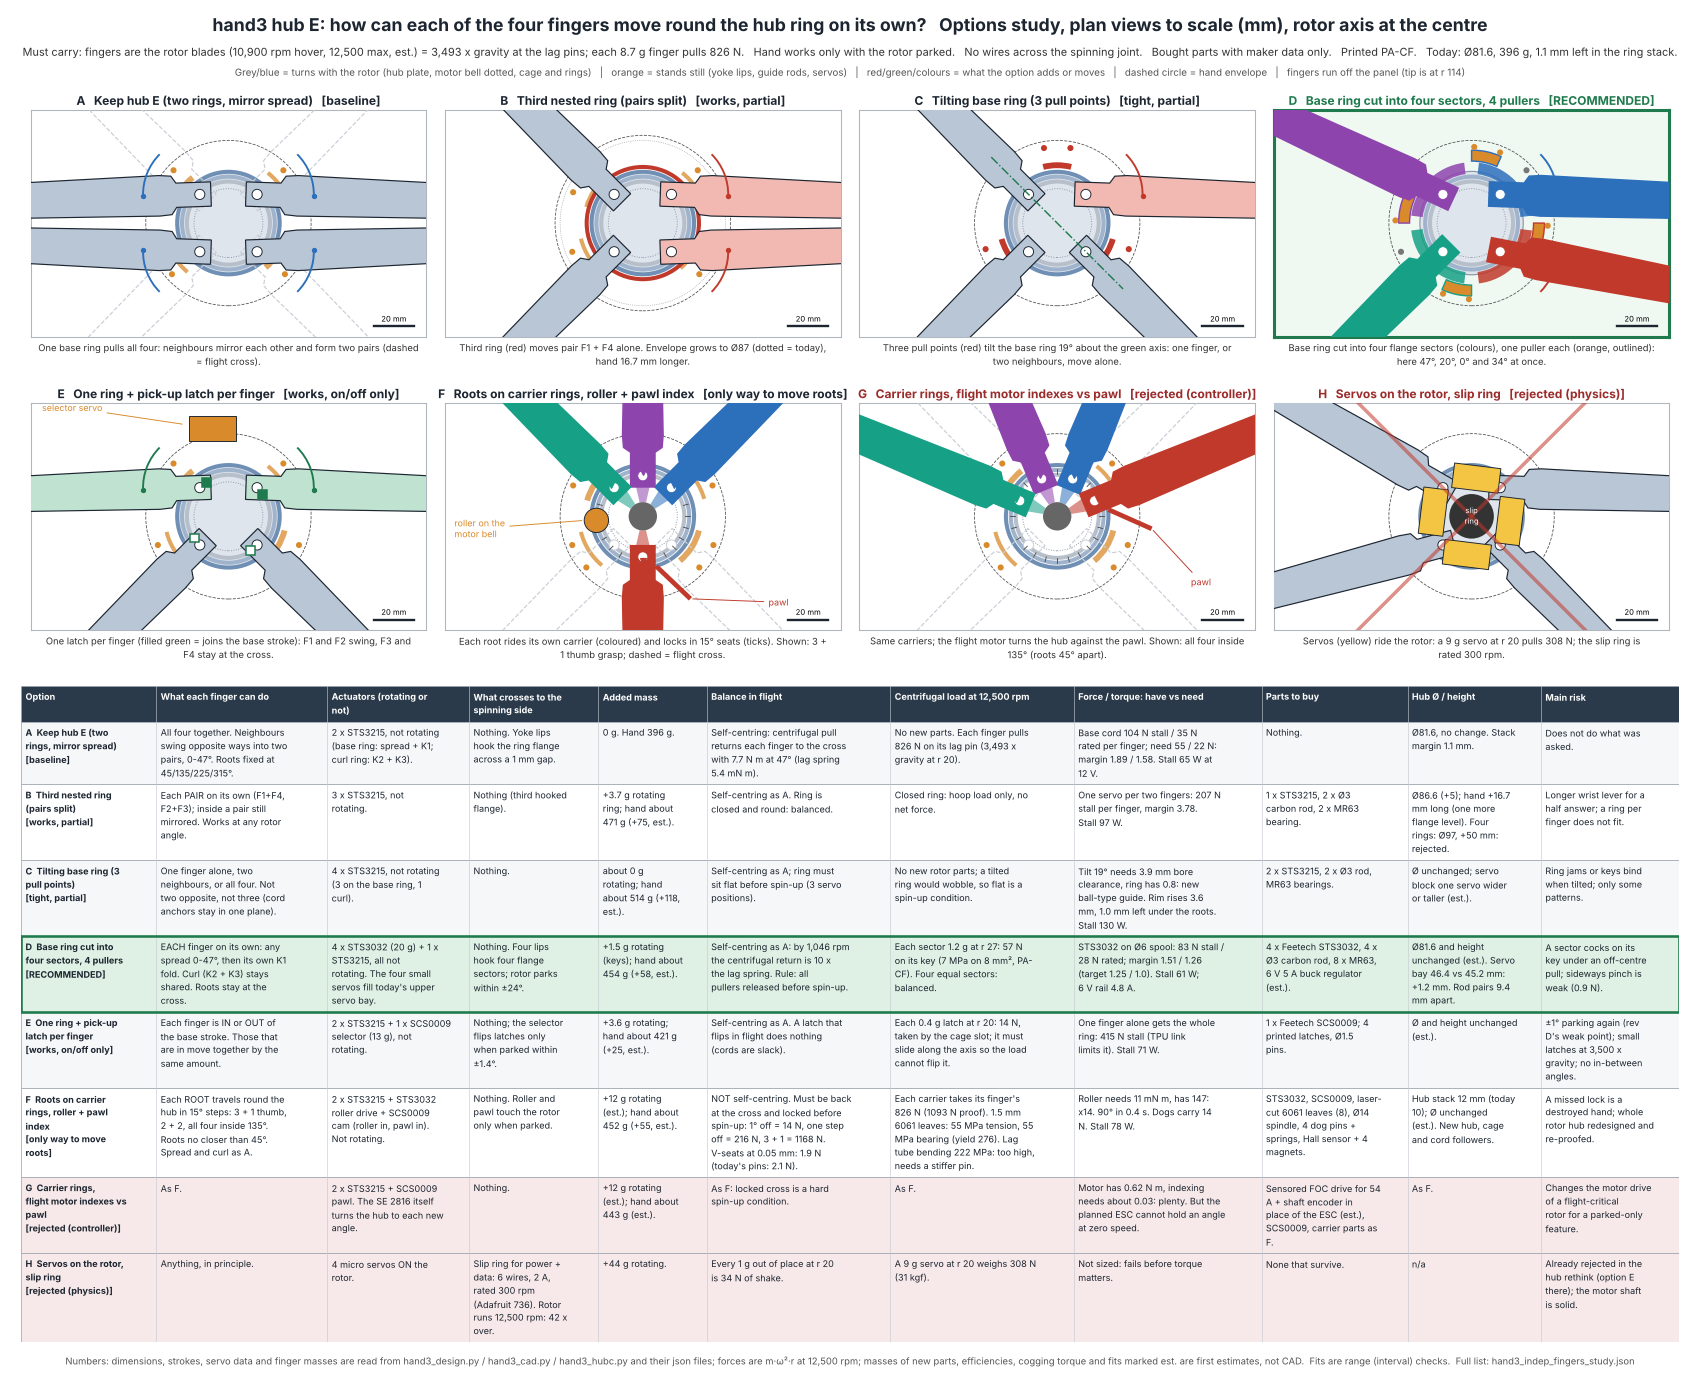

Here is the Python script that generated this plot:
"""Options study (no CAD): how can each of hand3's four fingers move round the hub ring on its own?

Dimensions come from hand3e/hand3_design.py, hand3_cad.py and hand3_hubc.py (hub E), so the plan panels are to scale.
Two readings are covered: (a) each finger's lag (swing) angle set separately, (b) each finger's root travels round the hub.
Writes hand3_indep_fingers_study.png and hand3_indep_fingers_study.json.  Run from cephalo2/:  python3 hand3_indep_fingers_study.py
Units mm, N, g, deg.  Everything not read from a module or a maker's sheet is an estimate and is marked est.
"""
import os, sys, json, textwrap
import numpy as np, matplotlib
matplotlib.use("Agg")
import matplotlib.pyplot as plt
from matplotlib.patches import Circle, Polygon, Wedge, Rectangle, FancyArrowPatch

HERE = os.path.dirname(os.path.abspath(__file__)); E_DIR = os.path.join(HERE, "hand3e")
sys.path.insert(0, E_DIR); _cwd = os.getcwd(); os.chdir(E_DIR)
import hand3_design as H
import hand3_cad as C
import hand3_hubc as E
HUBC = json.load(open("hand3_hubc.json")); THR = json.load(open("hand3_thrust_cad.json")); PARTS = json.load(open("hand3_cad_parts.json"))
os.chdir(_cwd)

rnd = lambda v, n=1: round(float(v), n)
def overlap(a, b): return min(a[1], b[1]) - max(a[0], b[0])          # > 0: the two ranges overlap by this much; < 0: gap

# ------------------------------------------------------------------ common loads
RPM_MAX, RPM_HOVER = 12500.0, 10900.0                                # est. (task brief; hand3_thrust_cad.json: 11,292-12,472 rpm at full thrust)
W = 2 * np.pi * RPM_MAX / 60; W2 = W * W
def cf(m_g, r_mm, w2=W2): return m_g * 1e-3 * w2 * r_mm * 1e-3      # centrifugal force, N
G_AT_LAG = W2 * H.R_LAG * 1e-3 / 9.81

# finger mass and centre of mass from the CAD solids (rotor frame, finger 0 straight at the flight cross)
_P = C.parts(); _Fr = C.finger_frames(0, 0.0, (0, 0, 0)); _m = 0.0; _mom = np.zeros(3)
for _n, _f in (("root_grip", 0), ("phalanx1", 1), ("pad1", 1), ("phalanx2", 2), ("pad2", 2), ("phalanx3", 3), ("pad3", 3)):
    _t = C.to_trimesh(C.app(_P[_n], _Fr[_f])); _m += PARTS[_n]["mass_g"]; _mom += PARTS[_n]["mass_g"] * _t.center_mass
M_F = _m; COM = _mom / _m; R_COM = float(np.hypot(COM[0], COM[1]))
PIN = (C.rot("z", H.FINGER_AZ[0]) @ np.array([H.R_LAG, 0, 0]))[:2]; D_COM = float(np.hypot(*(COM[:2] - PIN)))
F_FINGER = cf(M_F, R_COM); F_FINGER_PROOF = F_FINGER * 1.15 ** 2
K_RESTORE = M_F * 1e-3 * W2 * H.R_LAG * 1e-3 * D_COM * 1e-3            # N m per sin(lag): centrifugal pulls every finger back to the cross
T_RESTORE_47 = K_RESTORE * np.sin(np.radians(H.SPREAD_MAX))
RPM_10X = RPM_MAX * np.sqrt(10 * E.LAG_SPRING / T_RESTORE_47)          # rpm where the centrifugal restoring torque at 47 deg is 10 x the lag spring
IMB_STUCK = M_F * 1e-3 * W2 * 2 * D_COM * 1e-3 * np.sin(np.radians(H.SPREAD_MAX / 2))   # one finger held at 47 deg at full speed (cannot happen: see K_RESTORE)
def imb_az(deg): return F_FINGER * 2 * np.sin(np.radians(deg) / 2)     # rotor imbalance force when one finger root sits deg off its cross azimuth
def imb_set(az):                                                       # rotor imbalance force for four finger azimuths
    a = np.radians(az); return F_FINGER * float(np.hypot(np.cos(a).sum(), np.sin(a).sum()))

# what a finger needs from its base cord (hand3_design requirement: 5 N peak / 2 N hold at the middle of the tip phalanx)
F_PEAK_NEED = H.joint_torques(H.F_TIP_PEAK)[0] / (E.LEVER[0] * 1e-3); F_HOLD_NEED = H.joint_torques(H.F_TIP_HOLD)[0] / (E.LEVER[0] * 1e-3)
F_STALL_E, F_RATED_E = HUBC["base"]["F_stall_finger"], HUBC["base"]["F_rated_finger"]
ETA_E = E.ETA_SPOOL * E.ETA_GUIDE * 2.0 / (1.0 / E.ETA_IDLER + 1.0 / E.ETA_IDLER ** 3)
LAG_TRAVEL = E.E_LAG * np.radians(H.SPREAD_MAX)                        # ring stroke that is pure spread (before K1 starts to fold)
F_LAG_NEED = E.LAG_SPRING / (E.E_LAG * 1e-3)                           # cord pull to overcome the lag spring
ARM_TIP = H.R_TIP - H.PH[2] / 2 - H.R_LAG                              # lag pin -> middle of the tip phalanx
def side_force(F_cord): return F_cord * E.E_LAG / ARM_TIP              # sideways (in-plane) fingertip force from the lag lever
MASS_E = HUBC["mass"]["total"]; R_MAX_E = HUBC["envelope"]["r_max"]
STACK_MARGIN_E = E.Z_FL_IN[0] - E.TRAVEL_C - (E.Z_SERVO_TOP + E.BRIDGE_T)   # curl flange at full stroke above the servo block
S15 = E.SERVO; S32 = H.SERVOS["STS3032"]; S09 = H.SERVOS["SCS0009"]   # Feetech maker data already in the project
P_STALL_E = 2 * S15["stall_A"] * 12.0

# ------------------------------------------------------------------ option checks
CHK = {}
# A keep
CHK["A"] = dict(F_stall_finger=F_STALL_E, F_rated_finger=F_RATED_E, margin_peak=rnd(F_STALL_E / F_PEAK_NEED, 2), margin_hold=rnd(F_RATED_E / F_HOLD_NEED, 2),
                mass=MASS_E, r_max=R_MAX_E, stack_margin=rnd(STACK_MARGIN_E, 2), stall_W=rnd(P_STALL_E))

# B third nested ring: pair (0,3) on one ring, pair (1,2) on another, curl ring as today
PITCH_R = E.R_OUT[0] - E.R_IN[0]; PITCH_FL = E.R_FL_IN - E.R_FL_OUT; LEVEL_Z = E.Z_FL_OUT[0] - E.Z_FL_IN[0]   # 2.4, 2.5, 16.7 per extra ring
def nested(n_extra):
    return dict(r_max=rnd(R_MAX_E + n_extra * PITCH_FL), d_max=rnd(2 * (R_MAX_E + n_extra * PITCH_FL)), longer=rnd(n_extra * LEVEL_Z),
                ring_r=[rnd(E.R_OUT[0] + PITCH_R), rnd(E.R_OUT[1] + PITCH_R)])
m_ring = E._parts()["ring_out"][0].volume() * 1.25e-3
CHK["B"] = dict(**nested(1), F_stall_finger=rnd(2 * F_STALL_E), margin_peak=rnd(2 * F_STALL_E / F_PEAK_NEED, 2), ring_g=rnd(m_ring, 1),
                cf_ring_N="0 net (closed ring, balanced)", added_g=rnd(S15["m"] + m_ring + 4.0 + 12.0), stall_W=rnd(3 * S15["stall_A"] * 12.0),
                four_rings=nested(3))
CHK["B"]["mass"] = rnd(MASS_E + CHK["B"]["added_g"])

# C tilting base ring on three pull points (swashplate): anchors lie in one plane, cords only pull
tilt = np.degrees(np.arctan(E.TRAVEL_B / (2 * E.R_LINK)))             # one finger at full stroke, the opposite one at zero
D_bore = 2 * E.R_OUT[0]; h_ring = E.Z_OUT[1] - E.Z_OUT[0]
clr_need = D_bore * (1 / np.cos(np.radians(tilt)) - 1) + h_ring * np.tan(np.radians(tilt)); clr_have = 2 * (E.R_OUT[0] - E.R_IN[1])
rim_rise = E.R_FL_OUT * np.tan(np.radians(tilt)) - E.TRAVEL_B / 2      # far rim of the flange above its flight height
head = (C.ZB - 2.4) - E.Z_LIP_OUT[1]                                   # lip top (flight) to the underside of the finger roots
CHK["C"] = dict(tilt_deg=rnd(tilt), bore_clearance_need=rnd(clr_need, 2), bore_clearance_have=rnd(clr_have, 2), fits_ring_guide=bool(clr_need <= clr_have),
                far_rim_rise=rnd(rim_rise, 2), headroom_to_roots=rnd(head, 2), rim_gap=rnd(head - rim_rise, 2),
                patterns="one finger alone, two neighbours, all four; not two opposite, not three (plane: z0 + z2 = z1 + z3)",
                added_g=rnd(2 * S15["m"] + 8.0), stall_W=rnd(4 * S15["stall_A"] * 12.0))
CHK["C"]["mass"] = rnd(MASS_E + CHK["C"]["added_g"])

# D base ring cut into four sectors (same radii and height as today's base ring), four small pullers
SEC_HALF, LIP_HALF_D = 38.0, 12.0
SPOOL_D = 3.0
spool_deg = np.degrees(E.TRAVEL_B / SPOOL_D)
eta_d = E.ETA_SPOOL * E.ETA_GUIDE * E.ETA_IDLER ** 2
F_stall_d = S32["stall"] * eta_d / (SPOOL_D * 1e-3); F_rated_d = S32["rated"] * eta_d / (SPOOL_D * 1e-3)
hw = E.ROD_DAZ + np.degrees(3.2 / E.R_ROD)                             # half width of one puller's rod pair + bosses, deg
curl_az = [E.HALVES[("in", "near")][0] % 360, E.HALVES[("in", "far")][0] % 360]
def min_gap(p):
    az = sorted([(p + 90 * k) % 360 for k in range(4)] + curl_az); return min((b - a) % 360 for a, b in zip(az, az[1:] + [az[0] + 360])) - 2 * hw
p_best = max(np.arange(0, 90, 0.5), key=min_gap); gap_deg = min_gap(p_best)
m_sec = m_ring / 4 + 0.3; r_sec = (E.R_OUT[0] + E.R_FL_OUT) / 2
pack = dict(x=(2 * S32["size"][0], E.SL), y=(S32["size"][2], E.SH), z=(2 * S32["size"][1], E.SW))   # 2 x 2 STS3032 in the upper servo tier
CHK["D"] = dict(sector_half_deg=SEC_HALF, lip_half_deg=LIP_HALF_D, park_tolerance_deg=rnd(SEC_HALF - LIP_HALF_D - 2.0),
                spool_r=SPOOL_D, spool_deg=rnd(spool_deg), spool_deg_have=S32["deg"] - 30.0, eta=rnd(eta_d, 3),
                F_stall_finger=rnd(F_stall_d), F_rated_finger=rnd(F_rated_d), margin_peak=rnd(F_stall_d / F_PEAK_NEED, 2), margin_hold=rnd(F_rated_d / F_HOLD_NEED, 2),
                side_force_rated=rnd(side_force(F_rated_d), 2), side_force_stall=rnd(side_force(F_stall_d), 2),
                puller_half_deg=rnd(hw), puller_az0=rnd(p_best), puller_gap_deg=rnd(gap_deg), puller_gap_mm=rnd(np.radians(gap_deg) * E.R_ROD),
                tier_fit={k: dict(need=rnd(v[0]), have=rnd(v[1]), over=rnd(v[0] - v[1])) for k, v in pack.items()},
                sector_g=rnd(m_sec, 2), cf_sector_N=rnd(cf(m_sec, r_sec)), key_shear_MPa=rnd(cf(m_sec, r_sec) / (2 * 4.0), 1),
                added_rot_g=1.5, added_g=rnd(4 * S32["m"] - S15["m"] + 1.5 + 3.0 + 3.6 + 10.0 + 6.0 + 5.0 + 4.0),
                stall_W=rnd(S15["stall_A"] * 12.0 + 4 * S32["stall_A"] * 6.0), rail_6V_A=rnd(4 * S32["stall_A"]), r_max=R_MAX_E, longer=0.0)
CHK["D"]["mass"] = rnd(MASS_E + CHK["D"]["added_g"])

# E one base ring + four pick-up latches set by one small stationary selector servo (binary: finger joins the stroke or not)
m_key, r_key = 0.4, (E.LUG["r"][0] + E.LUG["r"][1]) / 2
CHK["E"] = dict(key_g=m_key, cf_key_N=rnd(cf(m_key, r_key)), park_tolerance_deg=rnd(np.degrees(0.5 / r_key), 1), F_stall_finger_one=rnd(4 * F_STALL_E),
                added_rot_g=rnd(4 * m_key + 2.0), added_g=rnd(S09["m"] + 4 * m_key + 2.0 + 8.0), stall_W=rnd(P_STALL_E + S09["stall_A"] * 6.0))
CHK["E"]["mass"] = rnd(MASS_E + CHK["E"]["added_g"])

# F finger roots on four coaxial carriers (interleaved 6061 leaves), V-seat dogs at the cross, indexed parked by a roller on the motor bell + pawl
LEAF_T, LEAF_W, SPINDLE_D, R_DOG, DETENT = 1.5, 10.0, 14.0, 22.0, 15.0
root_half = np.degrees(np.arctan(6.0 / 14.5))                          # root grip flat: 12 wide from r 14.5 (hand3_finger.root_grip)
min_space = 2 * root_half
tension = F_FINGER / 2 / ((LEAF_W - H.LAG_TUBE[0]) * LEAF_T); bearing = F_FINGER / 2 / (H.LAG_TUBE[0] * LEAF_T)
span = (H.HUB_GRIP_T + 6 * LEAF_T) / 2                                 # outermost leaf pair: half distance between its two leaves
M_tube = F_FINGER / 2 * (span - H.HUB_GRIP_T / 4) * 1e-3               # N m, tube as a beam between the outer leaves (est.)
Z_tube = np.pi * (H.LAG_TUBE[0] ** 4 - H.LAG_TUBE[1] ** 4) / (32 * H.LAG_TUBE[0])
T_shaft = THR["low"]["P_shaft"] / (2 * np.pi * THR["low"]["rpm"] / 60)  # N m at full thrust
ROLL_R, BELL_R, T_COG = 6.0, 17.0, 0.03                                # roller Ø12 on the Ø34 bell; cogging + dog drag est.
arc4 = [0, min_space, 2 * min_space, 3 * min_space]
CHK["F"] = dict(min_root_spacing_deg=rnd(min_space), four_fingers_within_deg=rnd(3 * min_space), detent_deg=DETENT,
                finger_radial_N=rnd(F_FINGER), finger_radial_proof_N=rnd(F_FINGER_PROOF), leaf_tension_MPa=rnd(tension), leaf_tension_proof_MPa=rnd(tension * 1.3225),
                leaf_bearing_MPa=rnd(bearing), spindle_bearing_MPa=rnd(F_FINGER / 2 / (SPINDLE_D * LEAF_T)), al6061_yield_MPa=276,
                tube_bending_MPa=rnd(M_tube / Z_tube * 1e9 * 1e-6), hub_stack=rnd(8 * LEAF_T), hub_stack_today=rnd(2 * H.HUB["plate_t"] + H.HUB["grip_t"]),
                dog_load_N=rnd(T_shaft / 4 / (R_DOG * 1e-3) * 2), imb_per_0p05mm_seat_N=rnd(imb_az(np.degrees(0.05 / R_DOG)), 2),
                imb_today_0p05mm_pin_N=rnd(imb_az(np.degrees(0.05 / H.R_LAG)), 2), imb_1deg_N=rnd(imb_az(1.0)), imb_one_detent_N=rnd(imb_az(DETENT)),
                imb_3plus1_N=rnd(imb_set([45, 90, 135, 270])), imb_all_one_side_N=rnd(imb_set(arc4)),
                roller_torque_need=rnd(T_COG * ROLL_R / BELL_R, 4), roller_torque_rated=S32["rated"], roller_margin=rnd(S32["rated"] / (T_COG * ROLL_R / BELL_R)),
                index_90deg_s=rnd(0.25 * BELL_R / ROLL_R * 6 * S32["sec60"], 2), com_shift_parked_mm=rnd(imb_set(arc4) / F_FINGER * M_F * R_COM / (MASS_E + 55.0), 1),
                added_rot_g=12.0, added_g=rnd(S32["m"] + S09["m"] + 12.0 + 10.0), stall_W=rnd(P_STALL_E + (S32["stall_A"] + S09["stall_A"]) * 6.0))
CHK["F"]["mass"] = rnd(MASS_E + CHK["F"]["added_g"])

# G same carriers, indexed by the flight motor itself against one pawl (needs position control of the SE 2816)
CHK["G"] = dict(motor_I_max_A=H.MOTOR["I_max"], thrust_I_A=THR["low"]["I_A"], shaft_torque_Nm=rnd(T_shaft, 2), index_torque_need_Nm=T_COG,
                added_rot_g=12.0, added_g=rnd(S09["m"] + 12.0 + 6.0 + 15.0), note="sensored FOC controller rated 55 A phase + shaft encoder replaces the planned ESC (est.)")
CHK["G"]["mass"] = rnd(MASS_E + CHK["G"]["added_g"])

# H servos on the rotor, power through a slip ring
SG_M, SLIP_RPM, SLIP_A = 9.0, 300.0, 2.0                              # 9 g micro servo class; Adafruit 736 slip ring: 6 wires, 2 A, rated to 300 rpm
CHK["H"] = dict(g_at_r20=rnd(G_AT_LAG, 0), servo_cf_N=rnd(cf(SG_M, H.R_LAG)), servo_cf_kgf=rnd(cf(SG_M, H.R_LAG) / 9.81), slip_ring_rated_rpm=SLIP_RPM,
                overspeed=rnd(RPM_MAX / SLIP_RPM), shaft="SE 2816 shaft is solid: no bore for wires", added_rot_g=rnd(4 * SG_M + 8.0),
                imb_1g_at_r20_N=rnd(cf(1.0, H.R_LAG)))

COMMON = dict(rpm_max=RPM_MAX, rpm_hover=RPM_HOVER, g_at_lag_pin=rnd(G_AT_LAG, 0), finger_g=rnd(M_F, 2), finger_com_r=rnd(R_COM), pin_to_com=rnd(D_COM),
              finger_cf_N=rnd(F_FINGER), finger_cf_design_module_N=H.knuckle_loads(RPM_MAX)[0]["F_proof"], lag_restoring_Nm_per_sin=rnd(K_RESTORE, 2),
              lag_restoring_at_47_Nm=rnd(T_RESTORE_47, 2), lag_spring_Nm=E.LAG_SPRING, rpm_restoring_10x_spring=rnd(RPM_10X, 0),
              imbalance_one_finger_stuck_47_N=rnd(IMB_STUCK), base_cord_peak_need_N=rnd(F_PEAK_NEED), base_cord_hold_need_N=rnd(F_HOLD_NEED),
              lag_only_travel=rnd(LAG_TRAVEL, 2), lag_cord_need_N=rnd(F_LAG_NEED, 2), side_force_rated_today=rnd(side_force(F_RATED_E), 2),
              hub_E=dict(mass=MASS_E, r_max=R_MAX_E, stack_margin=rnd(STACK_MARGIN_E, 2), radii=dict(cage=E.R_CAGE, ring_in=E.R_IN, ring_out=E.R_OUT,
                         lip_out=E.R_LIP_OUT, lip_in=E.R_LIP_IN, leg=E.R_LEG, rod=E.R_ROD, bell=17.0), lag_sign=H.LAG_SIGN, spread_max=H.SPREAD_MAX))

# ------------------------------------------------------------------ figure
COL = dict(rot="#8a97a8", rotf="#dfe5ec", stat="#d98a2b", new="#c0392b", new2="#1f7a4d", ghost="#c9ced6", ink="#1c2530", f=["#2c6fbb", "#8e44ad", "#16a085", "#c0392b"])
FPOLY = np.array([(14.5, -6), (31.6, -6), (34, -9.5), (40, -10), (H.R_TIP, -8.6), (H.R_TIP, 8.6), (40, 10), (34, 9.5), (31.6, 6), (14.5, 6)], float)
def Rz(d): a = np.radians(d); return np.array([[np.cos(a), -np.sin(a)], [np.sin(a), np.cos(a)]])
def finger_xy(az, lag=0.0):
    p = FPOLY - [H.R_LAG, 0]; p = p @ Rz(lag).T + [H.R_LAG, 0]; return p @ Rz(az).T
def draw_finger(ax, az, lag=0.0, fc="#b9c6d6", ec=COL["ink"], lw=1.0, alpha=1.0, z=4, ls="-"):
    ax.add_patch(Polygon(finger_xy(az, lag), closed=True, fc=fc, ec=ec, lw=lw, alpha=alpha, zorder=z, ls=ls))
    q = Rz(az) @ np.array([H.R_LAG, 0]); ax.add_patch(Circle(q, H.LAG_TUBE[0] / 2, fc="white", ec=ec, lw=0.8, zorder=z + 1, alpha=alpha))
def ring(ax, r, **k): ax.add_patch(Circle((0, 0), r, fill=False, **k))
def band(ax, r0, r1, a0=0, a1=360, **k): ax.add_patch(Wedge((0, 0), r1, a0, a1, width=r1 - r0, **k))
def pol(r, a): return np.array([r * np.cos(np.radians(a)), r * np.sin(np.radians(a))])
def swing(ax, az, lag, col):
    c = Rz(az) @ np.array([H.R_LAG, 0]); a0, a1 = sorted((az, az + lag))
    ax.add_patch(matplotlib.patches.Arc(c, 56, 56, theta1=a0, theta2=a1, color=col, lw=1.6, zorder=8))
    tip = c + 28 * np.array([np.cos(np.radians(az + lag)), np.sin(np.radians(az + lag))]); ax.plot(*tip, marker="o", ms=3.5, color=col, zorder=9)
def base(ax, rmax=R_MAX_E, base_ring=True, yokes=True, plate=True):
    if plate: ax.add_patch(Circle((0, 0), H.HUB["plate_d"] / 2, fc=COL["rotf"], ec=COL["rot"], lw=1.0, zorder=1))
    ring(ax, 17.0, ec=COL["rot"], lw=0.8, ls=":", zorder=2)                                 # motor bell (turns with the hub)
    band(ax, *E.R_CAGE, fc="#b6bfca", ec="none", zorder=2); band(ax, *E.R_IN, fc="#9fb4cc", ec="none", zorder=2)
    if base_ring: band(ax, *E.R_OUT, fc="#6f8fb5", ec="none", zorder=2)
    if yokes:
        for (w, s), (az, xy, _, _) in E.HALVES.items():
            lr = E.R_LIP_OUT if w == "out" else E.R_LIP_IN
            band(ax, lr[0], lr[1], az - E.LIP_HALF, az + E.LIP_HALF, fc=COL["stat"], ec="none", alpha=0.75, zorder=3)
            for k in (-1, 1): ax.add_patch(Circle(E.rod_xy(az, k), 1.5, fc=COL["stat"], ec="none", zorder=3))
    ring(ax, rmax, ec="#555", lw=0.7, ls="--", zorder=1)
def note(ax, x, y, s, col=COL["ink"], ha="left", va="center", fs=7.6, box=True):
    ax.text(x, y, s, color=col, ha=ha, va=va, fontsize=fs, zorder=20, linespacing=1.15,
            bbox=dict(fc="white", ec="none", alpha=0.82, pad=1.2) if box else None)

LIM = 56.0
def panel_A(ax):
    base(ax)
    for k in range(4):
        draw_finger(ax, H.FINGER_AZ[k], 0, fc="none", ec=COL["ghost"], ls="--", z=3)
        draw_finger(ax, H.FINGER_AZ[k], H.LAG_SIGN[k] * H.SPREAD_MAX); swing(ax, H.FINGER_AZ[k], H.LAG_SIGN[k] * H.SPREAD_MAX, COL["f"][0])
    return "One base ring pulls all four: neighbours mirror each other and form two pairs (dashed = flight cross)."
def panel_B(ax):
    r = CHK["B"]["r_max"]; base(ax, rmax=r)
    band(ax, *CHK["B"]["ring_r"], fc=COL["new"], ec="none", zorder=3); ring(ax, R_MAX_E, ec="#999", lw=0.6, ls=":", zorder=1)
    lag = [47, 0, 0, 47]
    for k in range(4):
        draw_finger(ax, H.FINGER_AZ[k], H.LAG_SIGN[k] * lag[k], fc="#b9c6d6" if lag[k] == 0 else "#f1b9b1")
        if lag[k]: swing(ax, H.FINGER_AZ[k], H.LAG_SIGN[k] * lag[k], COL["new"])
    return f"Third ring (red) moves pair F1 + F4 alone. Envelope grows to Ø{2 * r:.0f} (dotted = today), hand {CHK['B']['longer']:.1f} mm longer."
def panel_C(ax):
    base(ax, yokes=False)
    for i, a in enumerate((90, 210, 330)):
        band(ax, E.R_LIP_OUT[0], E.R_LIP_OUT[1], a - 14, a + 14, fc=COL["new"], ec="none", zorder=3)
        for k in (-1, 1): ax.add_patch(Circle(E.rod_xy(a, k), 1.5, fc=COL["new"], ec="none", zorder=3))
    ax.plot(*np.array([pol(46, 135), pol(46, 315)]).T, color=COL["new2"], lw=1.2, ls="-.", zorder=6)
    lag = [47, 0, 0, 0]
    for k in range(4):
        draw_finger(ax, H.FINGER_AZ[k], H.LAG_SIGN[k] * lag[k], fc="#b9c6d6" if lag[k] == 0 else "#f1b9b1")
        if lag[k]: swing(ax, H.FINGER_AZ[k], H.LAG_SIGN[k] * lag[k], COL["new"])
    return f"Three pull points (red) tilt the base ring {CHK['C']['tilt_deg']:.0f}° about the green axis: one finger, or two neighbours, move alone."
def panel_D(ax):
    base(ax, base_ring=False, yokes=False)
    lag = [47, 20, 0, 34]
    for k in range(4):
        a = H.FINGER_AZ[k]; band(ax, E.R_OUT[0], E.R_FL_OUT, a - SEC_HALF, a + SEC_HALF, fc=COL["f"][k], ec="none", alpha=0.85, zorder=3)
        pa = p_best + 90 * k
        band(ax, E.R_FL_OUT + 0.6, E.R_LEG[1], pa - LIP_HALF_D, pa + LIP_HALF_D, fc=COL["stat"], ec=COL["f"][k], lw=1.2, zorder=3)
        for s in (-1, 1): ax.add_patch(Circle(E.rod_xy(pa, s), 1.5, fc=COL["stat"], ec="none", zorder=3))
        draw_finger(ax, a, H.LAG_SIGN[k] * lag[k], fc=matplotlib.colors.to_rgba(COL["f"][k], 0.35), ec=COL["f"][k], lw=1.3)
        if lag[k]: swing(ax, a, H.LAG_SIGN[k] * lag[k], COL["f"][k])
    for az in curl_az:
        for s in (-1, 1): ax.add_patch(Circle(E.rod_xy(az, s), 1.5, fc="#777", ec="none", zorder=3))
    return "Base ring cut into four flange sectors (colours), one puller each (orange, outlined): here 47°, 20°, 0° and 34° at once."
def panel_E(ax):
    base(ax)
    sel = [1, 1, 0, 0]
    for k in range(4):
        a = H.FINGER_AZ[k]; q = pol(r_key, a - E.LINK_AZ)
        ax.add_patch(Rectangle(q - 2.2, 4.4, 4.4, fc=COL["new2"] if sel[k] else "white", ec=COL["new2"], lw=1.3, zorder=9))
        draw_finger(ax, a, H.LAG_SIGN[k] * 47 * sel[k], fc="#bfe3d0" if sel[k] else "#b9c6d6")
        if sel[k]: swing(ax, a, H.LAG_SIGN[k] * 47, COL["new2"])
    s = pol(44, 100); ax.add_patch(Rectangle(s - [11.6, 6], 23.2, 12.1, fc=COL["stat"], ec=COL["ink"], lw=0.8, zorder=9, angle=0))
    ax.annotate("selector servo", s + [-14, 2], xytext=(-92, 52), color=COL["stat"], fontsize=7.6, arrowprops=dict(arrowstyle="-", color=COL["stat"], lw=0.8), zorder=20)
    return "One latch per finger (filled green = joins the base stroke): F1 and F2 swing, F3 and F4 stay at the cross."
def carriers(ax, az, pawl=True, roller=True, psgn=1, plab=(62, -44)):
    base(ax, plate=False)
    ax.add_patch(Circle((0, 0), SPINDLE_D / 2, fc="#666", ec="none", zorder=6))
    for a in np.arange(0, 360, DETENT): ax.plot(*np.array([pol(R_DOG - 1.2, a), pol(R_DOG + 1.2, a)]).T, color="#444", lw=0.7, zorder=5)
    for k in range(4): draw_finger(ax, H.FINGER_AZ[k], 0, fc="none", ec=COL["ghost"], ls="--", z=3)
    for k in range(4):
        band(ax, SPINDLE_D / 2, H.R_LAG + 4.5, az[k] - 13, az[k] + 13, fc=COL["f"][k], ec="none", alpha=0.55, zorder=4)
        draw_finger(ax, az[k], 0, fc=matplotlib.colors.to_rgba(COL["f"][k], 0.35), ec=COL["f"][k], lw=1.3, z=5)
        ax.plot(*pol(R_DOG, az[k]), marker="v", ms=4.5, color=COL["f"][k], zorder=9)
    if roller:
        c = pol(BELL_R + ROLL_R, 185); ax.add_patch(Circle(c, ROLL_R, fc=COL["stat"], ec=COL["ink"], lw=0.8, zorder=9))
        ax.annotate("roller on the\nmotor bell", c + [-6, 0], xytext=(-93, -6), color=COL["stat"], fontsize=7.6, va="center", arrowprops=dict(arrowstyle="-", color=COL["stat"], lw=0.8), zorder=20)
    if pawl:
        p = np.array([pol(25.5, az[3] + psgn * 15), pol(47, az[3] + psgn * 30)]); ax.plot(*p.T, color=COL["new"], lw=4, solid_capstyle="butt", zorder=10)
        ax.annotate("pawl", p[1], xytext=plab, color=COL["new"], fontsize=7.6, arrowprops=dict(arrowstyle="-", color=COL["new"], lw=0.8), zorder=20)
def panel_F(ax):
    carriers(ax, [45, 90, 135, 270])
    return f"Each root rides its own carrier (coloured) and locks in {DETENT:.0f}° seats (ticks). Shown: 3 + 1 thumb grasp; dashed = flight cross."
def panel_G(ax):
    a = CHK["F"]["min_root_spacing_deg"]
    carriers(ax, [90 - 0.5 * a, 90 + 0.5 * a, 90 + 1.5 * a, 90 - 1.5 * a], roller=False, psgn=-1, plab=(66, -34))
    return f"Same carriers; the flight motor turns the hub against the pawl. Shown: all four inside {3 * a:.0f}° (roots {a:.0f}° apart)."
def panel_H(ax):
    base(ax, yokes=False)
    for k in range(4):
        a = H.FINGER_AZ[k]; draw_finger(ax, a, H.LAG_SIGN[k] * [47, 15, 30, 0][k])
        c = pol(H.R_LAG - 1, a + 38); ax.add_patch(Polygon((np.array([(-11.5, -6.1), (11.5, -6.1), (11.5, 6.1), (-11.5, 6.1)]) @ Rz(a + 128).T) + c, fc="#f4c542", ec=COL["ink"], lw=0.8, zorder=9))
    ax.add_patch(Circle((0, 0), 11.0, fc="#333", ec="none", zorder=10)); note(ax, 0, 0, "slip\nring", col="white", ha="center", box=False, fs=6.5)
    ax.plot([-60, 60], [-60, 60], color=COL["new"], lw=3, alpha=0.55, zorder=15); ax.plot([-60, 60], [60, -60], color=COL["new"], lw=3, alpha=0.55, zorder=15)
    return f"Servos (yellow) ride the rotor: a 9 g servo at r 20 pulls {CHK['H']['servo_cf_N']:.0f} N; the slip ring is rated {SLIP_RPM:.0f} rpm."

D_, B_, C_, E_, F_, G_, H_, A_ = (CHK[k] for k in "DBCEFGHA")
ROWS = [
 dict(key="A", name="Keep hub E\n(two rings, mirror spread)", verdict="baseline", draw=panel_A, cells=[
   "All four together. Neighbours swing opposite ways into two pairs, 0-47°. Roots fixed at 45/135/225/315°.",
   "2 x STS3215, not rotating (base ring: spread + K1; curl ring: K2 + K3).",
   "Nothing. Yoke lips hook the ring flange across a 1 mm gap.",
   f"0 g. Hand {A_['mass']:.0f} g.",
   f"Self-centring: centrifugal pull returns each finger to the cross with {COMMON['lag_restoring_at_47_Nm']:.1f} N m at 47° (lag spring {E.LAG_SPRING * 1e3:.1f} mN m).",
   f"No new parts. Each finger pulls {COMMON['finger_cf_N']:.0f} N on its lag pin ({COMMON['g_at_lag_pin']:,.0f} x gravity at r 20).",
   f"Base cord {A_['F_stall_finger']:.0f} N stall / {A_['F_rated_finger']:.0f} N rated per finger; need {F_PEAK_NEED:.0f} / {F_HOLD_NEED:.0f} N: margin {A_['margin_peak']:.2f} / {A_['margin_hold']:.2f}. Stall {A_['stall_W']:.0f} W at 12 V.",
   "Nothing.",
   f"Ø{2 * R_MAX_E:.1f}, no change. Stack margin {A_['stack_margin']:.1f} mm.",
   "Does not do what was asked."]),
 dict(key="B", name="Third nested ring\n(pairs split)", verdict="works, partial", draw=panel_B, cells=[
   "Each PAIR on its own (F1+F4, F2+F3); inside a pair still mirrored. Works at any rotor angle.",
   "3 x STS3215, not rotating.",
   "Nothing (third hooked flange).",
   f"+{B_['ring_g']:.1f} g rotating ring; hand about {B_['mass']:.0f} g (+{B_['added_g']:.0f}, est.).",
   "Self-centring as A. Ring is closed and round: balanced.",
   "Closed ring: hoop load only, no net force.",
   f"One servo per two fingers: {B_['F_stall_finger']:.0f} N stall per finger, margin {B_['margin_peak']:.2f}. Stall {B_['stall_W']:.0f} W.",
   "1 x STS3215, 2 x Ø3 carbon rod, 2 x MR63 bearing.",
   f"Ø{B_['d_max']:.1f} (+{2 * PITCH_FL:.0f}); hand +{B_['longer']:.1f} mm long (one more flange level). Four rings: Ø{B_['four_rings']['d_max']:.0f}, +{B_['four_rings']['longer']:.0f} mm: rejected.",
   "Longer wrist lever for a half answer; a ring per finger does not fit."]),
 dict(key="C", name="Tilting base ring\n(3 pull points)", verdict="tight, partial", draw=panel_C, cells=[
   "One finger alone, two neighbours, or all four. Not two opposite, not three (cord anchors stay in one plane).",
   "4 x STS3215, not rotating (3 on the base ring, 1 curl).",
   "Nothing.",
   f"about 0 g rotating; hand about {C_['mass']:.0f} g (+{C_['added_g']:.0f}, est.).",
   "Self-centring as A; ring must sit flat before spin-up (3 servo positions).",
   "No new rotor parts; a tilted ring would wobble, so flat is a spin-up condition.",
   f"Tilt {C_['tilt_deg']:.0f}° needs {C_['bore_clearance_need']:.1f} mm bore clearance, ring has {C_['bore_clearance_have']:.1f}: new ball-type guide. Rim rises {C_['far_rim_rise']:.1f} mm, {C_['rim_gap']:.1f} mm left under the roots. Stall {C_['stall_W']:.0f} W.",
   "2 x STS3215, 2 x Ø3 rod, MR63 bearings.",
   "Ø unchanged; servo block one servo wider or taller (est.).",
   "Ring jams or keys bind when tilted; only some patterns."]),
 dict(key="D", name="Base ring cut into\nfour sectors, 4 pullers", verdict="RECOMMENDED", draw=panel_D, cells=[
   "EACH finger on its own: any spread 0-47°, then its own K1 fold. Curl (K2 + K3) stays shared. Roots stay at the cross.",
   "4 x STS3032 (20 g) + 1 x STS3215, all not rotating. The four small servos fill today's upper servo bay.",
   f"Nothing. Four lips hook four flange sectors; rotor parks within ±{D_['park_tolerance_deg']:.0f}°.",
   f"+{D_['added_rot_g']:.1f} g rotating (keys); hand about {D_['mass']:.0f} g (+{D_['added_g']:.0f}, est.).",
   f"Self-centring as A: by {COMMON['rpm_restoring_10x_spring']:,.0f} rpm the centrifugal return is 10 x the lag spring. Rule: all pullers released before spin-up.",
   f"Each sector {D_['sector_g']:.1f} g at r {r_sec:.0f}: {D_['cf_sector_N']:.0f} N on its key ({D_['key_shear_MPa']:.0f} MPa on 8 mm², PA-CF). Four equal sectors: balanced.",
   f"STS3032 on Ø{2 * SPOOL_D:.0f} spool: {D_['F_stall_finger']:.0f} N stall / {D_['F_rated_finger']:.0f} N rated; margin {D_['margin_peak']:.2f} / {D_['margin_hold']:.2f} (target 1.25 / 1.0). Stall {D_['stall_W']:.0f} W; 6 V rail {D_['rail_6V_A']:.1f} A.",
   "4 x Feetech STS3032, 4 x Ø3 carbon rod, 8 x MR63, 6 V 5 A buck regulator (est.).",
   f"Ø{2 * R_MAX_E:.1f} and height unchanged (est.). Servo bay {D_['tier_fit']['x']['need']:.1f} vs {D_['tier_fit']['x']['have']:.1f} mm: +{D_['tier_fit']['x']['over']:.1f} mm. Rod pairs {D_['puller_gap_mm']:.1f} mm apart.",
   "A sector cocks on its key under an off-centre pull; sideways pinch is weak (" + f"{D_['side_force_rated']:.1f} N)."]),
 dict(key="E", name="One ring + pick-up\nlatch per finger", verdict="works, on/off only", draw=panel_E, cells=[
   "Each finger is IN or OUT of the base stroke. Those that are in move together by the same amount.",
   "2 x STS3215 + 1 x SCS0009 selector (13 g), not rotating.",
   f"Nothing; the selector flips latches only when parked within ±{E_['park_tolerance_deg']:.1f}°.",
   f"+{E_['added_rot_g']:.1f} g rotating; hand about {E_['mass']:.0f} g (+{E_['added_g']:.0f}, est.).",
   "Self-centring as A. A latch that flips in flight does nothing (cords are slack).",
   f"Each {m_key:.1f} g latch at r {r_key:.0f}: {E_['cf_key_N']:.0f} N, taken by the cage slot; it must slide along the axis so the load cannot flip it.",
   f"One finger alone gets the whole ring: {E_['F_stall_finger_one']:.0f} N stall (TPU link limits it). Stall {E_['stall_W']:.0f} W.",
   "1 x Feetech SCS0009; 4 printed latches, Ø1.5 pins.",
   "Ø and height unchanged (est.).",
   "±1° parking again (rev D's weak point); small latches at 3,500 x gravity; no in-between angles."]),
 dict(key="F", name="Roots on carrier rings,\nroller + pawl index", verdict="only way to move roots", draw=panel_F, cells=[
   f"Each ROOT travels round the hub in {DETENT:.0f}° steps: 3 + 1 thumb, 2 + 2, all four inside {F_['four_fingers_within_deg']:.0f}°. Roots no closer than {F_['min_root_spacing_deg']:.0f}°. Spread and curl as A.",
   "2 x STS3215 + STS3032 roller drive + SCS0009 cam (roller in, pawl in). Not rotating.",
   "Nothing. Roller and pawl touch the rotor only when parked.",
   f"+{F_['added_rot_g']:.0f} g rotating (est.); hand about {F_['mass']:.0f} g (+{F_['added_g']:.0f}, est.).",
   f"NOT self-centring. Must be back at the cross and locked before spin-up: 1° off = {F_['imb_1deg_N']:.0f} N, one step off = {F_['imb_one_detent_N']:.0f} N, 3 + 1 = {F_['imb_3plus1_N']:.0f} N. V-seats at 0.05 mm: {F_['imb_per_0p05mm_seat_N']:.1f} N (today's pins: {F_['imb_today_0p05mm_pin_N']:.1f} N).",
   f"Each carrier takes its finger's {F_['finger_radial_N']:.0f} N ({F_['finger_radial_proof_N']:.0f} N proof). 1.5 mm 6061 leaves: {F_['leaf_tension_MPa']:.0f} MPa tension, {F_['leaf_bearing_MPa']:.0f} MPa bearing (yield 276). Lag tube bending {F_['tube_bending_MPa']:.0f} MPa: too high, needs a stiffer pin.",
   f"Roller needs {F_['roller_torque_need'] * 1e3:.0f} mN m, has {F_['roller_torque_rated'] * 1e3:.0f}: x{F_['roller_margin']:.0f}. 90° in {F_['index_90deg_s']:.1f} s. Dogs carry {F_['dog_load_N']:.0f} N. Stall {F_['stall_W']:.0f} W.",
   "STS3032, SCS0009, laser-cut 6061 leaves (8), Ø14 spindle, 4 dog pins + springs, Hall sensor + 4 magnets.",
   f"Hub stack {F_['hub_stack']:.0f} mm (today {F_['hub_stack_today']:.0f}); Ø unchanged (est.). New hub, cage and cord followers.",
   "A missed lock is a destroyed hand; whole rotor hub redesigned and re-proofed."]),
 dict(key="G", name="Carrier rings, flight\nmotor indexes vs pawl", verdict="rejected (controller)", draw=panel_G, cells=[
   "As F.",
   "2 x STS3215 + SCS0009 pawl. The SE 2816 itself turns the hub to each new angle.",
   "Nothing.",
   f"+{G_['added_rot_g']:.0f} g rotating (est.); hand about {G_['mass']:.0f} g (est.).",
   "As F: locked cross is a hard spin-up condition.",
   "As F.",
   f"Motor has {G_['shaft_torque_Nm']:.2f} N m, indexing needs about {T_COG:.2f}: plenty. But the planned ESC cannot hold an angle at zero speed.",
   f"Sensored FOC drive for {G_['thrust_I_A']:.0f} A + shaft encoder in place of the ESC (est.), SCS0009, carrier parts as F.",
   "As F.",
   "Changes the motor drive of a flight-critical rotor for a parked-only feature."]),
 dict(key="H", name="Servos on the rotor,\nslip ring", verdict="rejected (physics)", draw=panel_H, cells=[
   "Anything, in principle.",
   "4 micro servos ON the rotor.",
   f"Slip ring for power + data: 6 wires, 2 A, rated {SLIP_RPM:.0f} rpm (Adafruit 736). Rotor runs {RPM_MAX:,.0f} rpm: {H_['overspeed']:.0f} x over.",
   f"+{H_['added_rot_g']:.0f} g rotating.",
   f"Every 1 g out of place at r 20 is {H_['imb_1g_at_r20_N']:.0f} N of shake.",
   f"A 9 g servo at r 20 weighs {H_['servo_cf_N']:.0f} N ({H_['servo_cf_kgf']:.0f} kgf).",
   "Not sized: fails before torque matters.",
   "None that survive.",
   "n/a",
   "Already rejected in the hub rethink (option E there); the motor shaft is solid."]),
]
HEAD = ["Option", "What each finger can do", "Actuators (rotating or not)", "What crosses to the spinning side", "Added mass", "Balance in flight",
        f"Centrifugal load at {RPM_MAX:,.0f} rpm", "Force / torque: have vs need", "Parts to buy", "Hub Ø / height", "Main risk"]
CW = np.array([1.62, 2.05, 1.7, 1.55, 1.3, 2.2, 2.2, 2.25, 1.75, 1.6, 1.65]); FIG_W = 20.0
CW = CW / CW.sum() * (FIG_W - 0.5)
FS, CPI = 7.7, 15.6                                           # table font size (pt) and characters per inch used for wrapping
LH = FS * 1.2 * 1.22 / 72                                           # line height, in
def wrap(s, w_in): return "\n".join("\n".join(textwrap.wrap(p, max(8, int(w_in * CPI - 1)))) for p in s.split("\n"))
table = [[wrap(h, w) for h, w in zip(HEAD, CW)]]
for r in ROWS: table.append([wrap(c, w) for c, w in zip([f"{r['key']}  {r['name'].replace(chr(10), ' ')}\n[{r['verdict']}]"] + r["cells"], CW)])
RH = [max(c.count("\n") + 1 for c in row) * LH + 0.11 for row in table]
T_H = sum(RH); P_H = 3.45; TOP = 1.02; FOOT = 0.42; GAPV = 0.16
FIG_H = TOP + 2 * P_H + GAPV + T_H + FOOT

fig = plt.figure(figsize=(FIG_W, FIG_H), dpi=85, facecolor="white")
fig.text(0.5, 1 - 0.30 / FIG_H, "hand3 hub E: how can each of the four fingers move round the hub ring on its own?   Options study, plan views to scale (mm), rotor axis at the centre",
         ha="center", va="center", fontsize=15, weight="bold", color=COL["ink"])
req = (f"Must carry: fingers are the rotor blades ({RPM_HOVER:,.0f} rpm hover, {RPM_MAX:,.0f} max, est.) = {COMMON['g_at_lag_pin']:,.0f} x gravity at the lag pins; each {M_F:.1f} g finger pulls {F_FINGER:.0f} N.   "
       f"Hand works only with the rotor parked.   No wires across the spinning joint.   Bought parts with maker data only.   Printed PA-CF.   "
       f"Today: Ø{2 * R_MAX_E:.1f}, {MASS_E:.0f} g, {STACK_MARGIN_E:.1f} mm left in the ring stack.")
fig.text(0.5, 1 - 0.62 / FIG_H, req, ha="center", va="center", fontsize=9.3, color="#333")
fig.text(0.5, 1 - 0.86 / FIG_H, "Grey/blue = turns with the rotor (hub plate, motor bell dotted, cage and rings)   |   orange = stands still (yoke lips, guide rods, servos)   |   red/green/colours = what the option adds or moves   |   "
         "dashed circle = hand envelope   |   fingers run off the panel (tip is at r 114)", ha="center", va="center", fontsize=8.3, color="#555")
pw = (FIG_W - 0.5) / 4
for i, r in enumerate(ROWS):
    cx, cy = i % 4, i // 4
    w_ax, h_ax = pw - 0.22, P_H - 0.78
    x0 = 0.25 + cx * pw + 0.11; y0 = FIG_H - TOP - (cy + 1) * P_H + 0.50
    ax = fig.add_axes([x0 / FIG_W, y0 / FIG_H, w_ax / FIG_W, h_ax / FIG_H]); XL = LIM * w_ax / h_ax
    ax.set_xlim(-XL, XL); ax.set_ylim(-LIM, LIM); ax.set_aspect("equal"); ax.set_xticks([]); ax.set_yticks([])
    rec = r["key"] == "D"; bad = "rejected" in r["verdict"]
    for sp in ax.spines.values(): sp.set_edgecolor("#1f7a4d" if rec else "#b0b6be"); sp.set_linewidth(2.6 if rec else 0.9)
    if rec: ax.set_facecolor("#f0f8f2")
    cap = r["draw"](ax)
    ax.plot([XL - 26, XL - 6], [-LIM + 5, -LIM + 5], color=COL["ink"], lw=2, zorder=20); ax.text(XL - 16, -LIM + 6.5, "20 mm", ha="center", va="bottom", fontsize=6.5, zorder=20)
    ax.set_title(f"{r['key']}   {r['name'].replace(chr(10), ' ')}   [{r['verdict']}]", fontsize=10.2, weight="bold", color="#1f7a4d" if rec else ("#9b2c2c" if bad else COL["ink"]), pad=4)
    fig.text((x0 + w_ax / 2) / FIG_W, (y0 - 0.06) / FIG_H, "\n".join(textwrap.wrap(cap, 86)), ha="center", va="top", fontsize=8.0, color="#333", linespacing=1.2)

# table
tx0 = 0.25; ty = FOOT + T_H
tab = fig.add_axes([tx0 / FIG_W, FOOT / FIG_H, (FIG_W - 0.5) / FIG_W, T_H / FIG_H]); tab.set_xlim(0, FIG_W - 0.5); tab.set_ylim(0, T_H); tab.axis("off")
y = T_H; xs = np.r_[0, np.cumsum(CW)]
for i, (row, h) in enumerate(zip(table, RH)):
    key = None if i == 0 else ROWS[i - 1]["key"]
    fc = "#2b3a4a" if i == 0 else ("#dff1e4" if key == "D" else ("#f7e9e9" if "rejected" in ROWS[i - 1]["verdict"] else ("#f6f7f9" if i % 2 else "white")))
    tab.add_patch(Rectangle((0, y - h), FIG_W - 0.5, h, fc=fc, ec="#9aa3ad", lw=0.6))
    if key == "D": tab.add_patch(Rectangle((0, y - h), FIG_W - 0.5, h, fill=False, ec="#1f7a4d", lw=2.2, zorder=5))
    for j, c in enumerate(row):
        tab.text(xs[j] + 0.05, y - 0.055, c, ha="left", va="top", fontsize=FS, color="white" if i == 0 else COL["ink"], weight="bold" if (i == 0 or j == 0) else "normal", linespacing=1.22)
        if j: tab.plot([xs[j], xs[j]], [y - h, y], color="#c3c9d0", lw=0.5)
    y -= h
fig.text(0.5, 0.2 / FIG_H, "Numbers: dimensions, strokes, servo data and finger masses are read from hand3_design.py / hand3_cad.py / hand3_hubc.py and their json files; forces are m·ω²·r at 12,500 rpm; "
         "masses of new parts, efficiencies, cogging torque and fits marked est. are first estimates, not CAD.  Fits are range (interval) checks.  Full list: hand3_indep_fingers_study.json",
         ha="center", va="center", fontsize=8, color="#555")
out = os.path.join(HERE, "hand3_indep_fingers_study.png"); fig.savefig(out, dpi=85, facecolor="white")

json.dump(dict(question="each hand3 finger moves round the hub ring independently", date="2026-11-19", recommended="D", common=COMMON, options=CHK,
               table=[dict(key=r["key"], name=r["name"].replace("\n", " "), verdict=r["verdict"], **dict(zip(HEAD[1:], r["cells"]))) for r in ROWS]),
          open(os.path.join(HERE, "hand3_indep_fingers_study.json"), "w"), indent=1, default=lambda o: o.tolist() if hasattr(o, "tolist") else float(o))
print(out, f"{FIG_W:.0f} x {FIG_H:.1f} in"); print(json.dumps(COMMON, default=float)[:900])
for k, v in CHK.items(): print(k, json.dumps(v, default=float))
